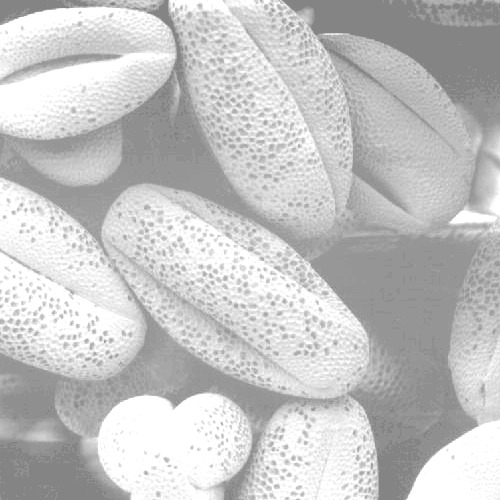
#> input picture light_image.tif, 500 x 500 px
$ jupyter execute 'Histogram Equalization .ipynb'
#> lines starting #> are read from the running program, lines starting #| are printed output that depends on the picture
## Histogram Equalization from scratch

[cell 1]
import cv2
import matplotlib.pyplot as plt
import numpy as np

[cell 2]
im = cv2.imread("light_image.tif")
#> im is the input picture: shape (500, 500, 3); min 132, max 255, mean 196.4

[cell 3]
im.shape
#> Out = (500, 500, 3)

Convert to grayscale

[cell 4]
gray = cv2.cvtColor(im, cv2.COLOR_BGR2GRAY)

[cell 5]
# plotting the grayscale image
plt.imshow(gray, cmap="gray")

[cell 6]
def img2prob(image):
    """
    Given an input image (gray scale), it returns the dict {pixel: prob}
    Assuming that intensity level is 256 (8 bit image)
    """
    unique, counts = np.unique(image, return_counts=True)
#> unique = 49 values from 132 to 255; counts = 49 values, max 28659 at index 48, min 96 at index 1, mean 5102

    # set the dictionaty {pixel:0}
    prob_dict = {i:0 for i in range(0,256)}
    for (pixel_value, count) in zip(unique, counts):
        prob_dict[pixel_value] = count
#> this loop made 49 passes
#> (pixel_value, count) on passes 1 to 12: (132, 17718), (136, 96), (138, 506), (142, 1750), (143, 9441), (145, 1642), (149, 16457), (151, 10381), (154, 2945), (156, 6149), (158, 1038), (162, 4566)
#> after the loop, prob_dict = 256 items

    #convert from freq to prob
    prob_dict = {k:v / sum(prob_dict.values()) for k,v in prob_dict.items()}

    return prob_dict

[cell 7]
prob_dict = img2prob(gray)

[cell 8]
sum(prob_dict.values())
#> Out = 1

[cell 9]
def plot_histogram(image, y_lim=100):
#> called with y_lim = 100
    plt.figure(figsize = (12,8))
    plt.hist(np.ravel(image), bins=255)
    plt.xlim([-2,255])
    plt.show()
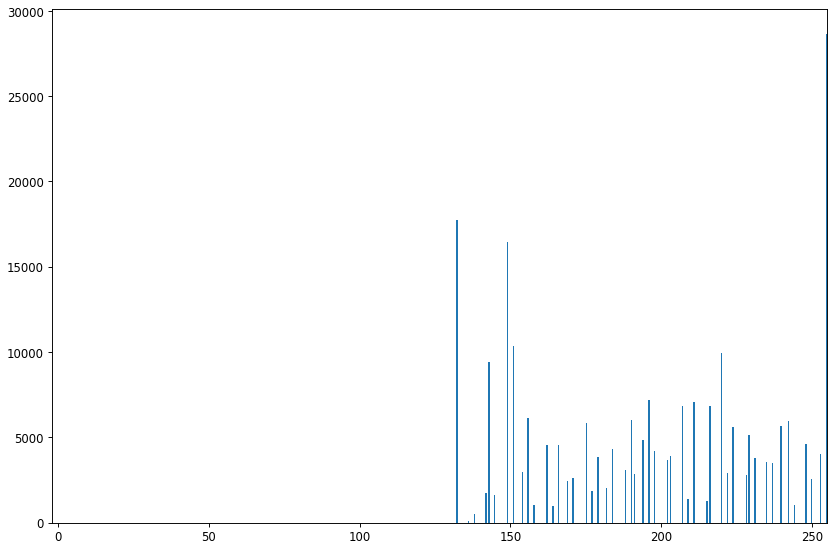
#> figure drawn by matplotlib, 1 panel; tallest bar 28659 high, from x = 254.5 to 255

[cell 10]
plot_histogram(gray)

[cell 11]
def intensity_transform(prob_dict):
    """
    Input: prob_dict(dict) {pixel: prob}
    Output: r2s_mapping {r:s}
    """
    values = list(prob_dict.values())
#> values = 256 values, max 0.115 at index 255, min 0 at index 0, mean 0.00391
    s_values = (np.cumsum(values, axis=0) *255).astype('int')
#> s_values = 256 values from 0 to 255
    r2s_mapping = {i:j for (i,j) in zip(range(0,256), s_values)}
#> r2s_mapping = 256 items
    return r2s_mapping

[cell 12]
transform_mapping = intensity_transform(prob_dict)
#> transform_mapping = 256 items

[cell 13]
gray.shape
#> Out = (500, 500)

[cell 14]
def r2s(r, mapping_func=transform_mapping):
    return mapping_func[r]

r2s_vectorized = np.vectorize(r2s)

[cell 15]
hist_eq_image = np.array(list(map(r2s_vectorized, gray)))
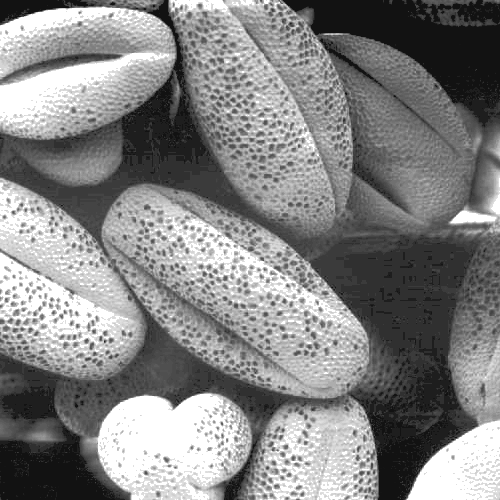
#> hist_eq_image: shape (500, 500) int64; min 18, max 255, mean 132.1

[cell 16]
plot_histogram(hist_eq_image)
#> call 2 of plot_histogram, with y_lim = 100
#> in plot_histogram (call 2), `plt.show()`:
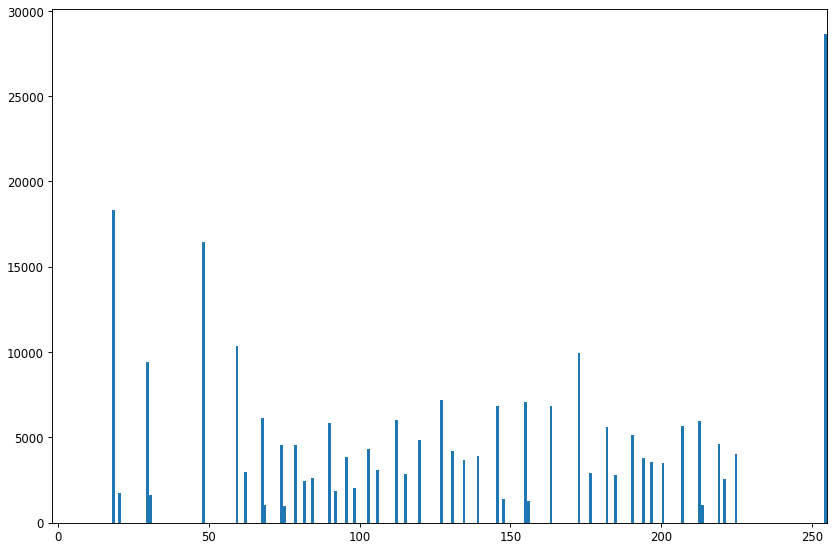
#> figure drawn by matplotlib, 1 panel; tallest bar 28659 high, from x = 254.1 to 255

[cell 17]
plt.imshow(hist_eq_image, cmap="gray", vmax=255, vmin=0)

[cell 18]
plt.imshow(gray, cmap="gray", vmax=255, vmin=0)

[cell 19]
def HistogramEqualization(image,plot_output=True, return_output = False):
#> called with plot_output = True, return_output = False
    gray = cv2.cvtColor(image, cv2.COLOR_BGR2GRAY)
    prob_dict = img2prob(gray)
#> the loop in img2prob (call 2), `for (pixel_value, count) in zip(unique, counts):` made 49 passes
#> prob_dict = 256 items
    transform_mapping = intensity_transform(prob_dict)
#> transform_mapping = 256 items
    r2s_vectorized = np.vectorize(r2s)
    hist_eq_image = np.array(list(map(r2s_vectorized, gray)))

    if plot_output:
        show_output(gray, hist_eq_image)

    if return_output:
        return hist_eq_image

[cell 20]
def show_output(orig_img, output):
    plt.figure(figsize = (20,12))
    plt.subplot(2,2,1)
    plt.imshow(orig_img, cmap="gray", vmin=0, vmax=255)
    plt.axis('off')
    plt.title("Original Image")

    plt.subplot(2,2,2)
    plt.hist(np.ravel(orig_img), bins=255)
    plt.title("Histogram of Original Image")
    plt.xlim(-2,256)

    plt.subplot(2,2,3)
    plt.imshow(output, cmap="gray", vmin=0, vmax=255)
    plt.title("Image after Histogram Equalizatoin")
    plt.axis("off")

    plt.subplot(2,2,4)
    plt.hist(np.ravel(output), bins=255)
    plt.xlim(-2,256)
    plt.title("Equalized histogram")

[cell 21]
HistogramEqualization(im)
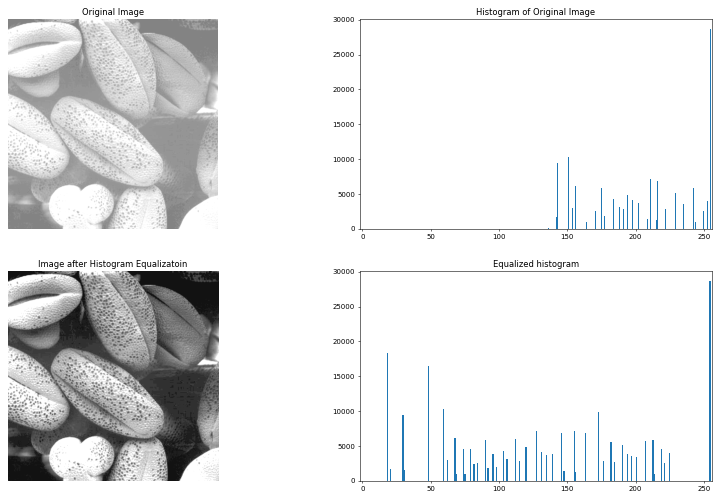
#> figure drawn by matplotlib, 4 panels; panel 2: tallest bar 28659 high, from x = 254.5 to 255; panel 4: tallest bar 28659 high, from x = 254.1 to 255

# Comparing it with cv2 built in function

[cell 22]
output_cv2 = cv2.equalizeHist(gray)
output_scratch = HistogramEqualization(im,plot_output=False, return_output=True)

plt.figure(figsize = (20,12))
plt.subplot(2,2,1)
plt.imshow(output_cv2, cmap="gray", vmin=0, vmax=255)
plt.axis('off')
plt.title("Output from cv2.equalizeHist")

plt.subplot(2,2,2)
plt.hist(np.ravel(output_cv2), bins=255)
plt.title("Histogram")
plt.xlim(-2,256)

plt.subplot(2,2,3)
plt.imshow(output_scratch, cmap="gray", vmin=0, vmax=255)
plt.title("Output from scratch")
plt.axis("off")

plt.subplot(2,2,4)
plt.hist(np.ravel(output_scratch), bins=255)
plt.xlim(-2,256)
plt.title("Histogram")
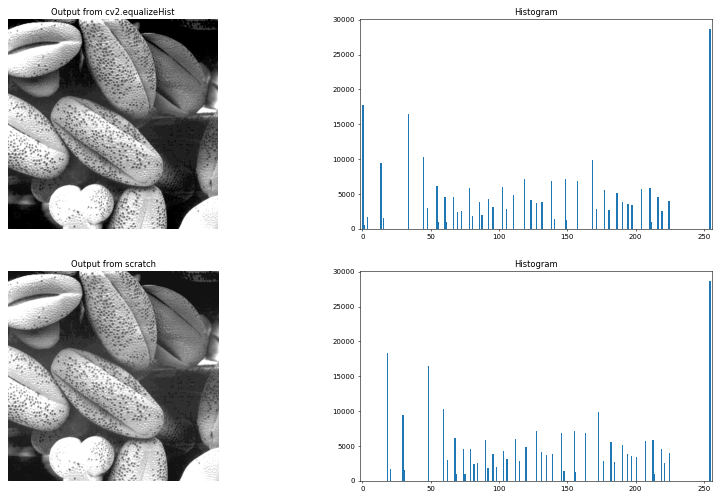
#> figure drawn by matplotlib, 4 panels; panel 2: tallest bar 28659 high, from x = 254 to 255; panel 4: tallest bar 28659 high, from x = 254.1 to 255
